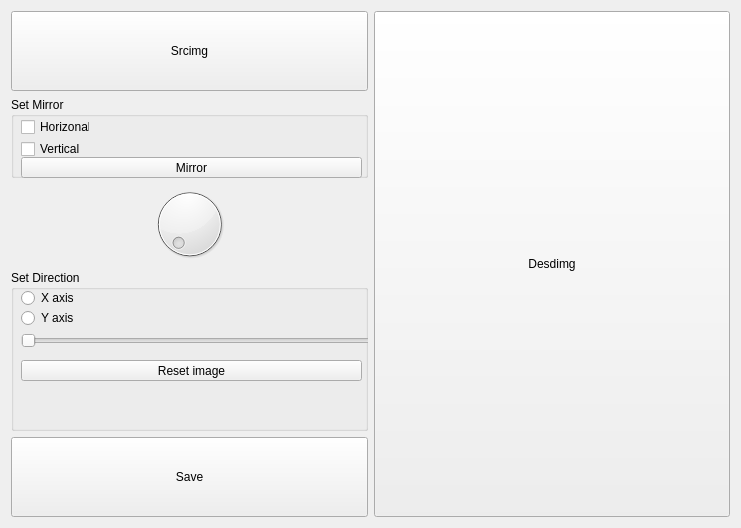
<?xml version="1.0" encoding="UTF-8"?>
<ui version="4.0">
 <class>imagetransform</class>
 <widget class="QWidget" name="imagetransform">
  <property name="geometry">
   <rect>
    <x>0</x>
    <y>0</y>
    <width>741</width>
    <height>528</height>
   </rect>
  </property>
  <property name="windowTitle">
   <string>imagetransform</string>
  </property>
  <layout class="QGridLayout" name="gridLayout">
   <item row="1" column="0">
    <widget class="QGroupBox" name="groupBox">
     <property name="sizePolicy">
      <sizepolicy hsizetype="Ignored" vsizetype="Ignored">
       <horstretch>0</horstretch>
       <verstretch>0</verstretch>
      </sizepolicy>
     </property>
     <property name="title">
      <string>Set Mirror</string>
     </property>
     <widget class="QCheckBox" name="checkBox">
      <property name="geometry">
       <rect>
        <x>10</x>
        <y>22</y>
        <width>69</width>
        <height>16</height>
       </rect>
      </property>
      <property name="sizePolicy">
       <sizepolicy hsizetype="Ignored" vsizetype="Ignored">
        <horstretch>0</horstretch>
        <verstretch>0</verstretch>
       </sizepolicy>
      </property>
      <property name="text">
       <string>Horizonal</string>
      </property>
     </widget>
     <widget class="QCheckBox" name="checkBox_2">
      <property name="geometry">
       <rect>
        <x>10</x>
        <y>44</y>
        <width>59</width>
        <height>16</height>
       </rect>
      </property>
      <property name="sizePolicy">
       <sizepolicy hsizetype="Ignored" vsizetype="Ignored">
        <horstretch>0</horstretch>
        <verstretch>0</verstretch>
       </sizepolicy>
      </property>
      <property name="text">
       <string>Vertical</string>
      </property>
     </widget>
     <widget class="QPushButton" name="pushButton">
      <property name="geometry">
       <rect>
        <x>10</x>
        <y>60</y>
        <width>341</width>
        <height>21</height>
       </rect>
      </property>
      <property name="sizePolicy">
       <sizepolicy hsizetype="Ignored" vsizetype="Ignored">
        <horstretch>0</horstretch>
        <verstretch>0</verstretch>
       </sizepolicy>
      </property>
      <property name="text">
       <string>Mirror</string>
      </property>
     </widget>
    </widget>
   </item>
   <item row="0" column="1" rowspan="6">
    <widget class="QToolButton" name="toolButton_2">
     <property name="sizePolicy">
      <sizepolicy hsizetype="Ignored" vsizetype="Ignored">
       <horstretch>0</horstretch>
       <verstretch>0</verstretch>
      </sizepolicy>
     </property>
     <property name="text">
      <string>Desdimg</string>
     </property>
    </widget>
   </item>
   <item row="2" column="0">
    <widget class="QDial" name="dial">
     <property name="sizePolicy">
      <sizepolicy hsizetype="Ignored" vsizetype="Ignored">
       <horstretch>0</horstretch>
       <verstretch>0</verstretch>
      </sizepolicy>
     </property>
    </widget>
   </item>
   <item row="0" column="0">
    <widget class="QToolButton" name="toolButton">
     <property name="sizePolicy">
      <sizepolicy hsizetype="Ignored" vsizetype="Ignored">
       <horstretch>0</horstretch>
       <verstretch>0</verstretch>
      </sizepolicy>
     </property>
     <property name="text">
      <string>Srcimg</string>
     </property>
    </widget>
   </item>
   <item row="5" column="0">
    <widget class="QPushButton" name="pushButton_3">
     <property name="sizePolicy">
      <sizepolicy hsizetype="Ignored" vsizetype="Ignored">
       <horstretch>0</horstretch>
       <verstretch>0</verstretch>
      </sizepolicy>
     </property>
     <property name="text">
      <string>Save</string>
     </property>
    </widget>
   </item>
   <item row="3" column="0" rowspan="2">
    <widget class="QGroupBox" name="groupBox_2">
     <property name="sizePolicy">
      <sizepolicy hsizetype="Ignored" vsizetype="Ignored">
       <horstretch>0</horstretch>
       <verstretch>0</verstretch>
      </sizepolicy>
     </property>
     <property name="title">
      <string>Set Direction</string>
     </property>
     <widget class="QRadioButton" name="radioButton">
      <property name="geometry">
       <rect>
        <x>10</x>
        <y>20</y>
        <width>83</width>
        <height>16</height>
       </rect>
      </property>
      <property name="sizePolicy">
       <sizepolicy hsizetype="Ignored" vsizetype="Ignored">
        <horstretch>0</horstretch>
        <verstretch>0</verstretch>
       </sizepolicy>
      </property>
      <property name="text">
       <string>X axis</string>
      </property>
     </widget>
     <widget class="QRadioButton" name="radioButton_2">
      <property name="geometry">
       <rect>
        <x>10</x>
        <y>40</y>
        <width>83</width>
        <height>16</height>
       </rect>
      </property>
      <property name="sizePolicy">
       <sizepolicy hsizetype="Ignored" vsizetype="Ignored">
        <horstretch>0</horstretch>
        <verstretch>0</verstretch>
       </sizepolicy>
      </property>
      <property name="text">
       <string>Y axis</string>
      </property>
     </widget>
     <widget class="QPushButton" name="pushButton_2">
      <property name="geometry">
       <rect>
        <x>10</x>
        <y>90</y>
        <width>341</width>
        <height>21</height>
       </rect>
      </property>
      <property name="sizePolicy">
       <sizepolicy hsizetype="Ignored" vsizetype="Ignored">
        <horstretch>0</horstretch>
        <verstretch>0</verstretch>
       </sizepolicy>
      </property>
      <property name="text">
       <string>Reset image</string>
      </property>
     </widget>
     <widget class="QSlider" name="horizontalSlider">
      <property name="geometry">
       <rect>
        <x>10</x>
        <y>60</y>
        <width>351</width>
        <height>21</height>
       </rect>
      </property>
      <property name="sizePolicy">
       <sizepolicy hsizetype="Ignored" vsizetype="Ignored">
        <horstretch>0</horstretch>
        <verstretch>0</verstretch>
       </sizepolicy>
      </property>
      <property name="orientation">
       <enum>Qt::Horizontal</enum>
      </property>
     </widget>
    </widget>
   </item>
  </layout>
 </widget>
 <layoutdefault spacing="6" margin="11"/>
 <resources/>
 <connections/>
</ui>
